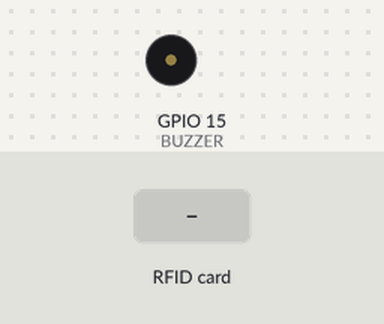
The sketch below on a simulated ESP32. On the bench: buzzer (waves = sounding). The test bench sets the inputs (shaded band). WiFi joins after 1.5 s; servers stay silent unless stated; uploads are accepted with an empty reply; what the sketch prints to the serial monitor is not drawn.

Above: at 2.7 s.
2.8 s: RFID card 01 00 01 01 held to the reader
At 2.87 s:
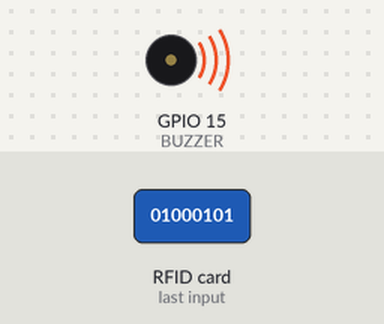
5.8 s: RFID card 5E 7A 19 C4 held to the reader
At 11.6 s:
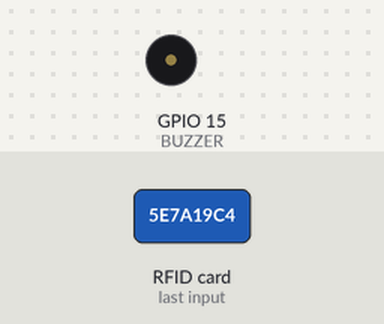
Timing chart, 0 to 13.1 s (numbered marks = the images above; inputs shaded):
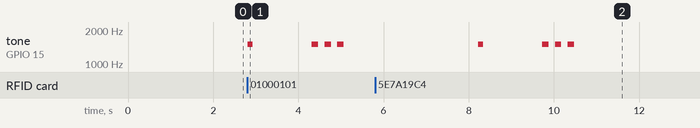

The sketch:

rfid_attendance_read.ino
```cpp
#include <SPI.h>
#include <MFRC522.h>
#include <WiFi.h>
#include <HTTPClient.h>
#include <WiFiClientSecure.h>

#define RST_PIN 22
#define SS_PIN  21
#define BUZZER  15
#define BUZZER_FREQ 1500
#define BUZZER_RESOLUTION 8

#define WIFI_SSID "Raj_Wifi"
#define WIFI_PASSWORD "01000101"

const String sheet_url = "https://script.google.com/macros/s/AKfycbw6r45aQL7DoBFI33ktL5HhmCdiAUm627bmRJ00OxL3LCzgux4xwMDnwUUW51d5H9n_iA/exec";

MFRC522 mfrc522(SS_PIN, RST_PIN);
MFRC522::MIFARE_Key key;
MFRC522::StatusCode status;

byte bufferLen = 18;
byte readBlockData[18];

void setup() {
  Serial.begin(9600);

  WiFi.begin(WIFI_SSID, WIFI_PASSWORD);
  Serial.print("Connecting");
  while (WiFi.status() != WL_CONNECTED) {
    Serial.print(".");
    delay(300);
  }
  Serial.println("\nWiFi Connected");

  ledcAttach(BUZZER, BUZZER_FREQ, BUZZER_RESOLUTION);
  ledcWrite(BUZZER, 0);

  SPI.begin();
  mfrc522.PCD_Init();
}

void loop() {

  if (!mfrc522.PICC_IsNewCardPresent()) return;
  if (!mfrc522.PICC_ReadCardSerial()) return;

  Serial.println("\nCard Detected");

  // 🔔 Single beep on detect
  ledcWrite(BUZZER, 128);
  delay(120);
  ledcWrite(BUZZER, 0);

  String name    = readBlock(1);
  String id      = readBlock(2);
  String section = readBlock(4);

  if (name == "" || id == "") {
    Serial.println("Invalid Data. Skipping HTTP.");
    delay(1000);
    loop();
  }

  Serial.println("---- Student Data ----");
  Serial.println("Name: " + name);
  Serial.println("ID: " + id);
  Serial.println("Section: " + section);
  Serial.println("----------------------");

  name.replace(" ", "%20");
  id.replace(" ", "%20");
  section.replace(" ", "%20");

  String url = sheet_url +"?name=" + name +"&uid=" + id +"&section=" + section;

  Serial.println(url);

  if (WiFi.status() == WL_CONNECTED) {

    WiFiClientSecure client;
    client.setInsecure();

    HTTPClient https;
    https.setFollowRedirects(HTTPC_STRICT_FOLLOW_REDIRECTS);
    https.setTimeout(15000);

    if (https.begin(client, url)) {

      int httpCode = https.GET();

      if (httpCode > 0) {
        Serial.printf("HTTP Code: %d\n", httpCode);
        Serial.println(https.getString());

        if (httpCode == 200) {
          // 🔔🔔🔔 3 PWM beeps on success
          for (int i = 0; i < 3; i++) {
            ledcWrite(BUZZER, 128);
            delay(150);
            ledcWrite(BUZZER, 0);
            delay(150);
          }
        }

      }
      else {
        Serial.printf("HTTPS Error: %s\n",https.errorToString(httpCode).c_str());
      }

      https.end();
    }
  }

  mfrc522.PICC_HaltA();
  mfrc522.PCD_StopCrypto1();

  delay(3000);
}

String readBlock(byte blockNum) {

  for (byte i = 0; i < 6; i++)
    key.keyByte[i] = 0xFF;

  status = mfrc522.PCD_Authenticate(MFRC522::PICC_CMD_MF_AUTH_KEY_A,blockNum,&key,&(mfrc522.uid));

  if (status != MFRC522::STATUS_OK) {
    Serial.print("Auth Failed Block ");
    Serial.println(blockNum);
    return "";
  }

  status = mfrc522.MIFARE_Read(blockNum, readBlockData, &bufferLen);

  if (status != MFRC522::STATUS_OK) {
    Serial.print("Read Failed Block ");
    Serial.println(blockNum);
    return "";
  }

  String data = String((char*)readBlockData);
  data.trim();
  return data;
}
```

Measured:
- after the input at 2.8 s, tone on GPIO 15 (BUZZER): plays 1500 Hz for 0.12 s, 1500 Hz for 0.15 s, 1500 Hz for 0.15 s, 1500 Hz for 0.15 s, starting at once
- after the input at 5.8 s, tone on GPIO 15 (BUZZER): plays 1500 Hz for 0.12 s, 1500 Hz for 0.15 s, 1500 Hz for 0.15 s, 1500 Hz for 0.15 s, starting after 2.4 s
